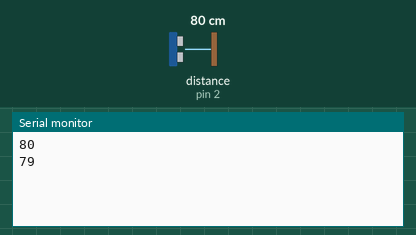
This sketch was run on a simulated Arduino Uno, built with avr-gcc and run on an emulated ATmega328P. Parts: the last lines printed to the serial monitor. Wiring (inferred from the names in the program): ultrasonic range finder: trigger pin 5; echo pin 2. The test bench sets the inputs (shaded band); at power-on: distance to the obstacle (sensor on pin 2) 80 cm. The echo pulse lasts 58.3 µs per cm.

Above: at 1.8 s.
1.9 s: distance to the obstacle (sensor on pin 2) set to 2 cm
At 2.6 s:
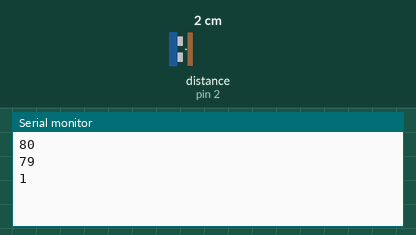
3.4 s: distance to the obstacle (sensor on pin 2) set to 4 cm
At 4.8 s:
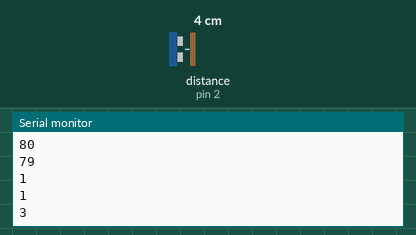
Timing chart, 0 to 6.4 s (numbered marks = the images above; inputs shaded):
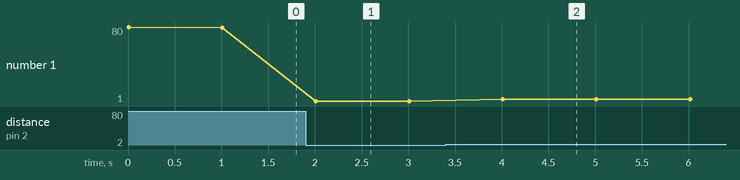

Measured:
- after the input at 1.9 s, the serial monitor: prints a new line after 0.11 s (image 1)
- after the input at 3.4 s, the serial monitor: prints a new line after 0.61 s (image 2)
- plotted number 1: 79 → 1 after the input at 1.9 s, 1 → 3 after the input at 3.4 s

The sketch:

activity_6.ino
```cpp
int SensorReadingcm;
#define UltrasonicTriggerPin 5
#define UltrasonicEchoPin 2


void setup() {
  // Init serial communication

  Serial.begin(115200);

  pinMode(UltrasonicTriggerPin, OUTPUT);
  pinMode(UltrasonicEchoPin, INPUT);


}

void loop() {
  float duration;

  digitalWrite(UltrasonicTriggerPin, LOW);
  delayMicroseconds(2);
  digitalWrite(UltrasonicTriggerPin, HIGH);
  delayMicroseconds(10);
  digitalWrite(UltrasonicTriggerPin, LOW);

  duration = pulseIn(UltrasonicEchoPin, HIGH);

  SensorReadingcm = microsecondsToCentimeters(duration);

  Serial.println(SensorReadingcm);
  delay(1000);

}


long microsecondsToCentimeters(long ms){
  return ms / 29.154 / 2;

}
```
